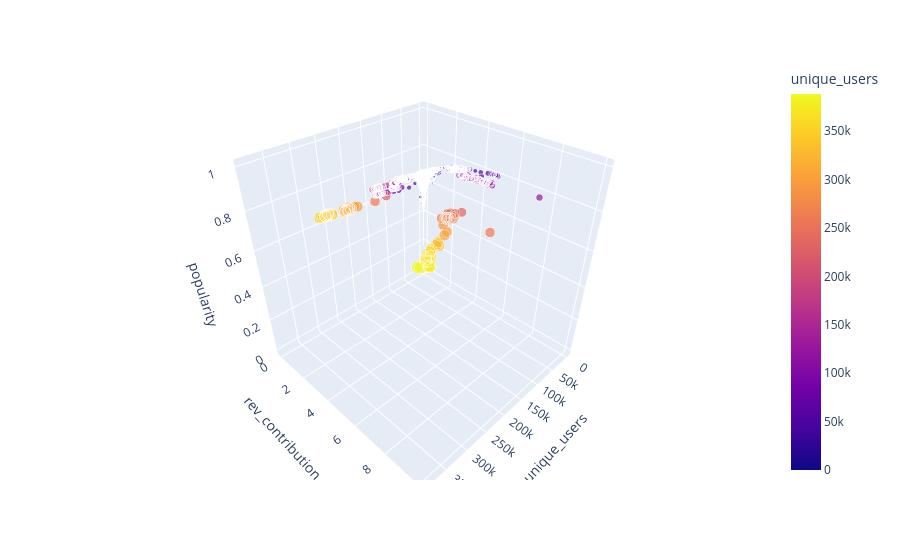

The notebook cell saved with this chart:
### Code cell
import plotly.express as px

fig = px.scatter_3d(
    data,
    x='unique_users',
    y='rev_contribution_pct',
    z='popularity',
    color='unique_users',
    size='unique_users',
    hover_name='bundle_name'
)

fig.show()

### Figure 1 — Plotly figure (JSON) as saved in the notebook; plotly's stock layout.template omitted (floating-point values rounded to 4 significant figures; data arrays with more than 128 entries replaced by an {"elided": "..."} marker saying what was removed)
{"data": [{"hovertemplate": "<b>%{hovertext}</b><br><br>unique_users=%{marker.color}<br>rev_contribution_pct=%{y}<br>popularity=%{z}<extra></extra>", "hovertext": {"elided": "37255 str values"}, "legendgroup": "", "marker": {"color": {"elided": "37255 int values"}, "coloraxis": "coloraxis", "size": {"elided": "37255 int values"}, "sizemode": "area", "sizeref": 970.7, "symbol": "circle"}, "mode": "markers", "name": "", "scene": "scene", "showlegend": false, "type": "scatter3d", "x": {"elided": "37255 int values"}, "y": {"elided": "37255 float values"}, "z": {"elided": "37255 float values"}}], "layout": {"coloraxis": {"colorbar": {"title": {"text": "unique_users"}}, "colorscale": [[0, "#0d0887"], [0.1111, "#46039f"], [0.2222, "#7201a8"], [0.3333, "#9c179e"], [0.4444, "#bd3786"], [0.5556, "#d8576b"], [0.6667, "#ed7953"], [0.7778, "#fb9f3a"], [0.8889, "#fdca26"], [1, "#f0f921"]]}, "legend": {"itemsizing": "constant", "tracegroupgap": 0}, "margin": {"t": 60}, "scene": {"domain": {"x": [0, 1], "y": [0, 1]}, "xaxis": {"title": {"text": "unique_users"}}, "yaxis": {"title": {"text": "rev_contribution_pct"}}, "zaxis": {"title": {"text": "popularity"}}}}}
